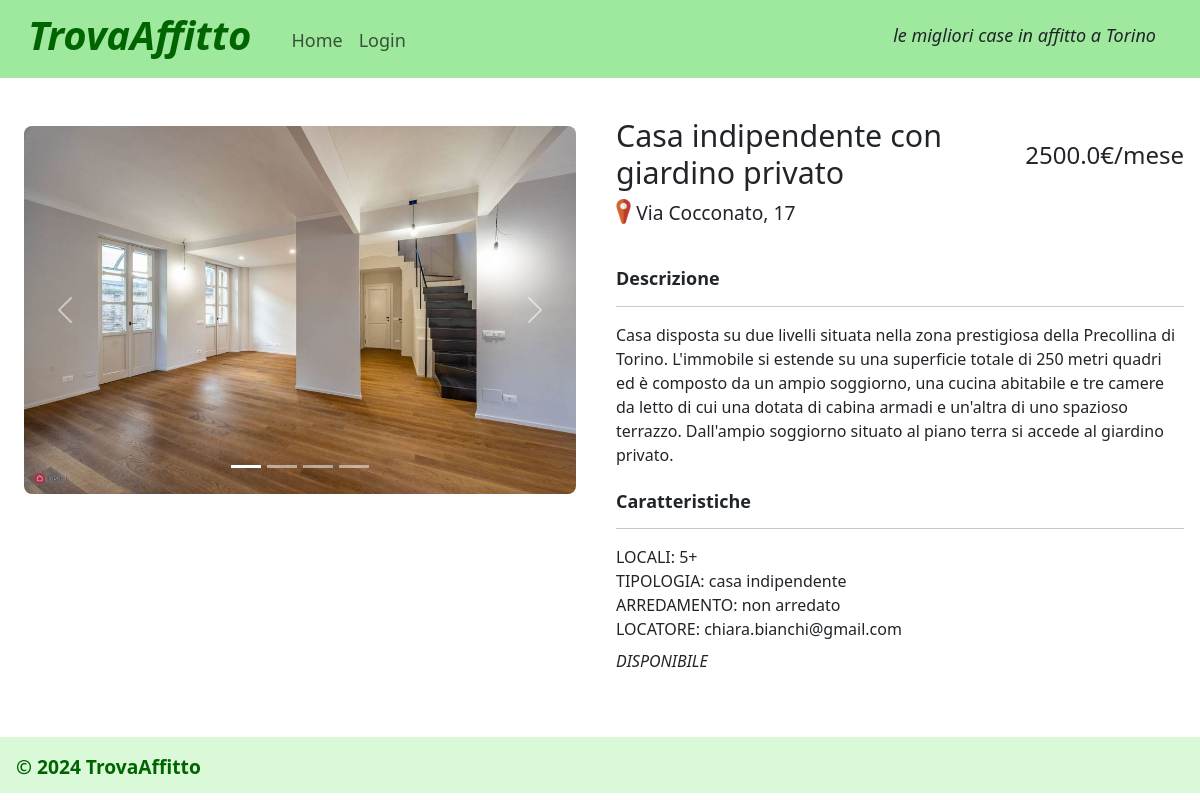
The page /annuncio/7 on the database its author committed.
### tables this page shows
CREATE TABLE "foto" (
	"id_foto"	INTEGER,
	"id_annuncio"	INTEGER NOT NULL,
	"foto_annuncio"	TEXT NOT NULL,
	FOREIGN KEY("id_annuncio") REFERENCES "annunci"("id"),
	PRIMARY KEY("id_foto" AUTOINCREMENT)
);

CREATE TABLE "annunci" (
	"id"	INTEGER NOT NULL UNIQUE,
	"titolo"	TEXT NOT NULL,
	"tipologia"	TEXT NOT NULL,
	"locali"	INTEGER NOT NULL,
	"descrizione"	TEXT NOT NULL,
	"prezzo"	REAL NOT NULL,
	"arredata"	INTEGER NOT NULL,
	"disponibilita"	INTEGER NOT NULL,
	"indirizzo"	TEXT NOT NULL,
	"id_locatore"	INTEGER NOT NULL,
	PRIMARY KEY("id" AUTOINCREMENT),
	FOREIGN KEY("id_locatore") REFERENCES "utenti"("id")
);

CREATE TABLE "utenti" (
	"email"	TEXT NOT NULL UNIQUE,
	"nome"	TEXT NOT NULL,
	"cognome"	TEXT NOT NULL,
	"password"	TEXT NOT NULL,
	"tipologia_utente"	TEXT NOT NULL,
	"id"	INTEGER,
	PRIMARY KEY("id" AUTOINCREMENT)
);

### app.py (the view)
@app.route('/annuncio/<int:id>')
def annuncio(id):
    annuncio_db = annunci_dao.get_annuncio_by_id(id)
    annuncio = dict(annuncio_db) #copia i dati ottenuti dal db in un dizionario, in modo che siano modificabili
    prenotazioni_db = prenotazioni_dao.get_prenotazioni_annuncio(id)
    email_locatore = utenti_dao.get_utente_by_id(annuncio_db['id_locatore'])['email']
    foto_db = foto_dao.get_foto_annuncio(annuncio['id']) #prende le foto della tabella 'foto' associate al id_annunci0
    if (len(foto_db)>0):
        foto_list=[]
        for foto in foto_db:
            foto_list.append(foto)
    annuncio['foto']=foto_list
    if current_user.is_authenticated: #verifico se l'utente (loggato) può richiedere una visita per l'immobile
        richiesta = True
        for prenotazione in prenotazioni_db:
            if prenotazione['id_utente']==current_user.id and prenotazione['stato']!='rifiutata': #se l'utente ha già effettuato una richiesta per l'immobile e questa non è stata rifiutata, non può farne altre
                richiesta = False
    else:
        richiesta = False
    data_min = datetime.date.today()+timedelta(days=1) #definisco la data minima per la prenotazione (dal giorno dopo la richiesta di prenotazione della visita)
    data_max = datetime.date.today()+timedelta(days=7) #definisco la data massima per la prenotazione (fino a 7 giorni dopo la richiesta di prenotazione della visita)
    return render_template('single.html', annuncio = annuncio, richiesta = richiesta, data_min = data_min, data_max = data_max, email_locatore = email_locatore)

### annunci_dao.py (called while the page is built)
def get_annuncio_by_id(id):
    query = 'SELECT * FROM annunci WHERE annunci.id = ?' #seleziona tutti i campi dell'annuncio che ha l'id passato come parametro
    connection = sqlite3.connect('db/db-affitti.db')
    connection.row_factory = sqlite3.Row  #converte la tupla a dizionario
    cursor = connection.cursor()
    cursor.execute(query, (id,))
    annuncio = cursor.fetchone()
    print(annuncio)
    cursor.close()
    connection.close()
    return annuncio

### foto_dao.py (called while the page is built)
def get_foto_annuncio(id_annuncio):
    query = 'SELECT * FROM foto WHERE id_annuncio=?' #seleziona tutte le foto dell'annuncio
    connection = sqlite3.connect('db/db-affitti.db')
    connection.row_factory = sqlite3.Row  #converte la tupla a dizionario
    cursor = connection.cursor()
    cursor.execute(query, (id_annuncio,))
    foto = cursor.fetchall()
    cursor.close()
    connection.close()
    return foto

### prenotazioni_dao.py (called while the page is built)
def get_prenotazioni_annuncio(id_annuncio):
    query = 'SELECT prenotazioni.data, prenotazioni.orario, prenotazioni.stato, prenotazioni.id_utente FROM annunci LEFT JOIN prenotazioni ON prenotazioni.id_annuncio = annunci.id WHERE annunci.id = ?' #seleziona i campi delle prenotazioni per un certo immobile
    connection = sqlite3.connect('db/db-affitti.db')
    connection.row_factory = sqlite3.Row  #converte la tupla a dizionario
    cursor = connection.cursor()
    cursor.execute(query, (id_annuncio,))
    prenotazioni = cursor.fetchall()
    for campo in prenotazioni:
        print(campo)
    cursor.close()
    connection.close()
    return prenotazioni

### utenti_dao.py (called while the page is built)
def get_utente_by_id(id):
    query = 'SELECT * FROM utenti WHERE id = ?' #seleziona tutti i campi dell'utente che ha l'id passato come parametro
    connection = sqlite3.connect('db/db-affitti.db')
    connection.row_factory = sqlite3.Row  #converte la tupla a dizionario
    cursor = connection.cursor()
    cursor.execute(query, (id,))
    utente = cursor.fetchone()
    cursor.close()
    connection.close()
    return utente

### templates/single.html (shortened to what this page needs)
{% extends "base.html" %}
{% block content %}
<main>
    <article class="row g-0">
        <section id="immagini-annuncio" class="col-lg-6 col-md-12 p-4">
        {% if annuncio.foto|length>1 %}
            <div id="carouselExampleIndicators" class="carousel slide">
                <div class="carousel-indicators">
                {% for foto in annuncio.foto %}
                    {% if loop.index==1 %}
                        <button type="button" data-bs-target="#carouselExampleIndicators" data-bs-slide-to="0" class="active" aria-current="true" aria-label="Slide 1"></button>
                    {% else %}
                        <button type="button" data-bs-target="#carouselExampleIndicators" data-bs-slide-to="{{loop.index-1}}" aria-label="Slide {{loop.index}}"></button>
                    {% endif %}
                {% endfor %}
                </div>
                <div class="carousel-inner">
                {% for foto in annuncio.foto %}
                    {% if loop.index==1 %}
                        <div class="carousel-item active">
                            <img src="{{url_for('static', filename=foto.foto_annuncio)}}"  alt="Immagine casa {{loop.index}}" class="img-casa-carousel">
                        </div>
                    {% else %}
                        <div class="carousel-item">
                            <img src="{{url_for('static', filename=foto.foto_annuncio)}}" alt="Immagine casa {{loop.index}}" class="img-casa-carousel">
                        </div>
                    {% endif %}
                {% endfor %}
                </div>
                <button class="carousel-control-prev" type="button" data-bs-target="#carouselExampleIndicators" data-bs-slide="prev">
                    <span class="carousel-control-prev-icon" aria-hidden="true"></span>
                </button>
                <button class="carousel-control-next" type="button" data-bs-target="#carouselExampleIndicators" data-bs-slide="next">
                    <span class="carousel-control-next-icon" aria-hidden="true"></span>
                </button>
            </div>
        {% else %}
            <img src="{{url_for('static', filename=annuncio.foto[0].foto_annuncio)}}" alt="Immagine casa" class="img-casa-carousel">
        {% endif %}
        </section>
        <section id="testo-annuncio" class="col-lg-6 col-md-12 p-3">
            <div id="annuncio-titolo-prezzo">
                <h1 id="annuncio-titolo">{{annuncio.titolo}}</h1>
                <p id="annuncio-prezzo">{{annuncio.prezzo}}€/mese</p>
            </div>
            <div id="annuncio-indirizzo">
                <img src="{{url_for('static', filename='icona-indirizzo.png')}}" alt="Icona segnaposto" id="img-icona-indirizzo">
                <p>{{annuncio.indirizzo}}</p>
            </div>
            <h2 class="annuncio-sottotitolo">Descrizione</h2>
            <hr><p>{{annuncio.descrizione}}</p>
            <h2 class="annuncio-sottotitolo">Caratteristiche</h2><hr>
            <ul id="annuncio-caratteristiche">
                {% if annuncio.locali==5 %}<li>LOCALI: 5+</li>
                {% else %}<li>LOCALI: {{annuncio.locali}}</li>{% endif %}
                {% if annuncio.tipologia=='indipendente' %}<li>TIPOLOGIA: casa indipendente</li>
                {% else %}<li>TIPOLOGIA: {{annuncio.tipologia}}</li>{% endif %}
                {% if annuncio.arredata==1 %}
                    <li>ARREDAMENTO: arredato</li>
                {% else %}
                    <li>ARREDAMENTO: non arredato</li>
                {% endif %}
                {% if not current_user.is_authenticated or current_user.id!=annuncio.id_locatore %}
                    <li>LOCATORE: {{email_locatore}}</li>
                {% endif %}
                {% if annuncio.disponibilita==1 %}<li class="disponibile mt-2">DISPONIBILE</li>
                {% elif annuncio.disponibilita==0 %}<li class="disponibile mt-2">NON DISPONIBILE</li>{% endif %}
            </ul>
        </section>
    </article>
</main>
{% endblock %}

### static/style.css (style rules this page uses)
.img-casa-carousel { width:100%; border-radius: 0.5rem; }
#img-icona-indirizzo { width:25px; height: 25px; margin-left: -0.3rem; }
#annuncio-indirizzo { display: flex; justify-content: flex-start; }
#annuncio-caratteristiche li { list-style-type: none; margin-left: -2rem; }
#annuncio-titolo-prezzo { display: flex; justify-content: space-between; align-items: center; }
#annuncio-titolo { font-size:1.9rem; padding-right: 0.5rem; }
#annuncio-prezzo { font-size: x-large; font-weight: 500; margin-top: 0.5rem; }
.annuncio-sottotitolo { margin-top: 1.5rem; font-size: large; font-weight: 600; }
#annuncio-indirizzo p { font-size: larger; font-weight: 300; }
.disponibile { font-style: italic; }

### rows shown on the page
foto: foto_annuncio (picture)
annunci: titolo "Casa indipendente con giardino privato", prezzo "2500.0", indirizzo "Via Cocconato, 17", descrizione "Casa disposta su due livelli situata nella zona prestigiosa della Precollina di Torino. L'immobile si estende su una superficie totale di 250 metri quadri ed è composto da un ampio soggiorno, una cucina abitabile e tre camere da letto di cui una dotata di cabina armadi e un'altra di uno spazioso terrazzo. Dall'ampio soggiorno situato al piano terra si accede al giardino privato."
utenti: email "chiara.bianchi@gmail.com"
